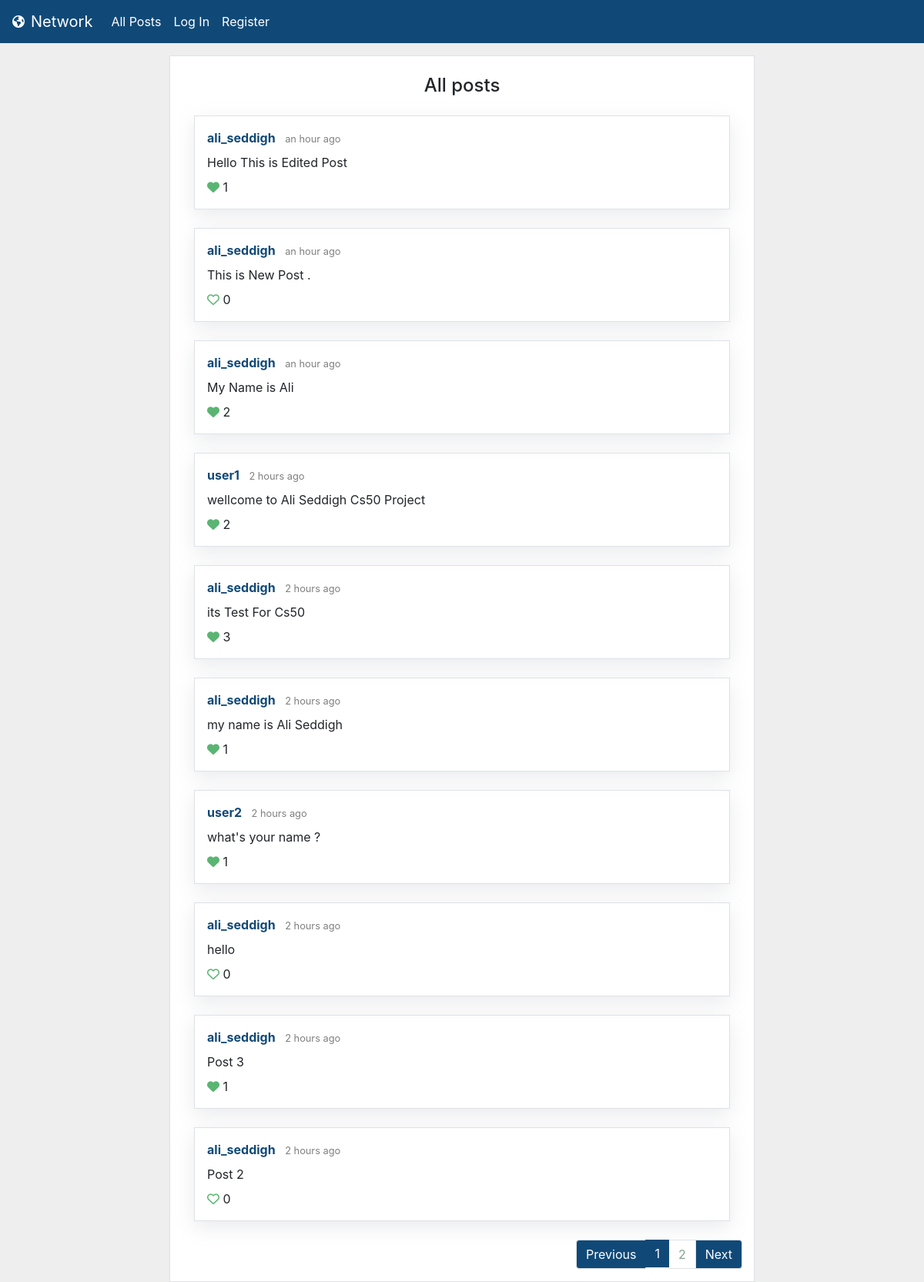
The page / on the database its author committed.
### network/models.py (models this page shows, shortened)
class Post(models.Model):
    author = models.ForeignKey(User, on_delete=models.CASCADE, related_name="posts")
    content = models.CharField(max_length=10000)
    created_at = models.DateTimeField(auto_now_add=True)
    liked_by = models.ManyToManyField(User, blank=True, related_name="likes")
    def likes(self):
        return self.liked_by.all().count()
    class Meta:
        ordering = ['-created_at']

class User(AbstractUser):
    pass
    following = models.ManyToManyField("self", blank=True, related_name='followers', symmetrical=False)

### network/views.py (the view)
# urls.py: path("", views.index, name="index"),
def index(request):
    posts = Post.objects.all()
    paginator = Paginator(posts, 10)
    page_number = request.GET.get('page', 1)
    page = paginator.get_page(page_number)
    return render(request, "network/index.html", {
        "form": NewPostForm(),
        "page": page,
        "previous_url": get_previous_url(page),
        "next_url": get_next_url(page),
    })

### network/utilities.py (called while the page is built)
def get_previous_url(page):
    if page.has_previous():
        previous_url = f'?page={page.previous_page_number()}'
    else:
        previous_url = ''
    return previous_url

def get_next_url(page):
    if page.has_next():
        next_url = f'?page={page.next_page_number()}'
    else:
        next_url = ''
    return next_url

### network/templates/network/index.html (shortened to what this page needs)
{% extends "network/layout.html" %}
{% block body %}
    <div class="container">
        <div class="row justify-content-center">
            <div class="col-12 col-lg-8 mt-3 bg-white border">
                <h4 class="pt-4 pb-3 text-center">All posts</h4>
                {% include "network/posts_codeblock.html" %}
            </div>
        </div>
    </div>
{% endblock %}

### network/templates/network/posts_codeblock.html (shortened to what this page needs)
{% load humanize %}
{% load static %}
        {% for post in page.object_list %}
        <div class="border box-shadow-posts p-3 mb-4 mx-0 mx-md-3">
            <div class="pb-2" id="post_headline_{{ post.id }}">
                <a href="{% url 'profile' post.author.id %}" class="green-link">
                    <strong style="color: rgb(16, 73, 119);">{{ post.author }}</strong>
                </a>
                <small class="pl-2 text-black-50">{{ post.created_at|naturaltime }}</small>
            </div>
            <div id="post_contentgroup_{{ post.id }}">
                <p id="post_content_{{ post.id }}" class="mb-2">{{ post.content }}</p>
            </div>
            <div id="post_likes_{{ post.id }}">
                {% if user.is_authenticated %}
                <i id="post_likeicon_{{ post.id }}" data-id="{{ post.id }}" class="likeicon likeicon-user fa-heart {% if user in post.liked_by.all %}fas{% else %}far{% endif %}"></i>
                {% else %}
                <i class="likeicon fa-heart {% if post.likes != 0 %}fas{% else %}far{% endif %}"></i>
                {% endif %}
                <span id="post_likecount_{{ post.id }}">{{ post.likes }}</span>
            </div>
        </div>
        {% empty %}
        <div class="p-3 mb-4 mx-0 mx-md-3">
            Oops! No posts found.
            </div>
        {% endfor %}
        {% if page.object_list %}
        <nav aria-label="...">
            <ul class="pagination justify-content-end">
                <li class="page-item {% if not page.has_previous %} disabled {% endif %}">
                    <a class="page-link pagination-green-inactive" href="{{ previous_url }}" tabindex="-1" aria-disabled="true" style="background-color: rgb(16, 73, 119); color: white;">Previous</a>
                </li>
                {% for n in page.paginator.page_range %}
                    {% if n == page.number %}
                    <li class="page-item active" aria-current="page">
                        <span class="page-link" style="background-color: rgb(16, 73, 119); color: white; border: 0;">
                        {{ n }}
                        </span>
                    </li>
                    {% elif n < page.number|add:3 and n > page.number|add:-3 %}
                    <li class="page-item" >
                        <a class="page-link pagination-green-inactive" href="{{GET_params.urlencode}}?page={{ n }}">{{ n }}</a>
                    </li>
                    {% endif %}
                {% endfor %}
                <li class="page-item {% if not page.has_next %} disabled {% endif %}">
                    <a class="page-link pagination-green-inactive" href="{{ next_url }}" style="background-color: rgb(16, 73, 119); color: white;">Next</a>
                </li>
            </ul>
        </nav>
        {% endif %}

### network/static/network/styles.css (style rules this page uses)
body { background-color: #eee; }
a { color: #85A68E; }
.pagination-green-inactive { color: #85A68E; }
.box-shadow-posts { box-shadow: rgba(149, 157, 165, 0.2) 0px 8px 24px; }
.likeicon { color:#5AB572; }

### rows shown on the page
Post: author "ali_seddigh", created_at "an hour ago", content "Hello This is Edited Post", likes "1"
Post: author "ali_seddigh", created_at "an hour ago", content "This is New Post .", likes "0"
Post: author "ali_seddigh", created_at "an hour ago", content "My Name is Ali", likes "2"
Post: author "user1", created_at "2 hours ago", content "wellcome to Ali Seddigh Cs50 Project", likes "2"
Post: author "ali_seddigh", created_at "2 hours ago", content "its Test For Cs50", likes "3"
Post: author "ali_seddigh", created_at "2 hours ago", content "my name is Ali Seddigh", likes "1"
Post: author "user2", created_at "2 hours ago", content "what's your name ?", likes "1"
Post: author "ali_seddigh", created_at "2 hours ago", content "hello", likes "0"
Post: author "ali_seddigh", created_at "2 hours ago", content "Post 3", likes "1"
Post: author "ali_seddigh", created_at "2 hours ago", content "Post 2", likes "0"

### other values the page prints
{{ n }} "1"
{{ n }} "2"
